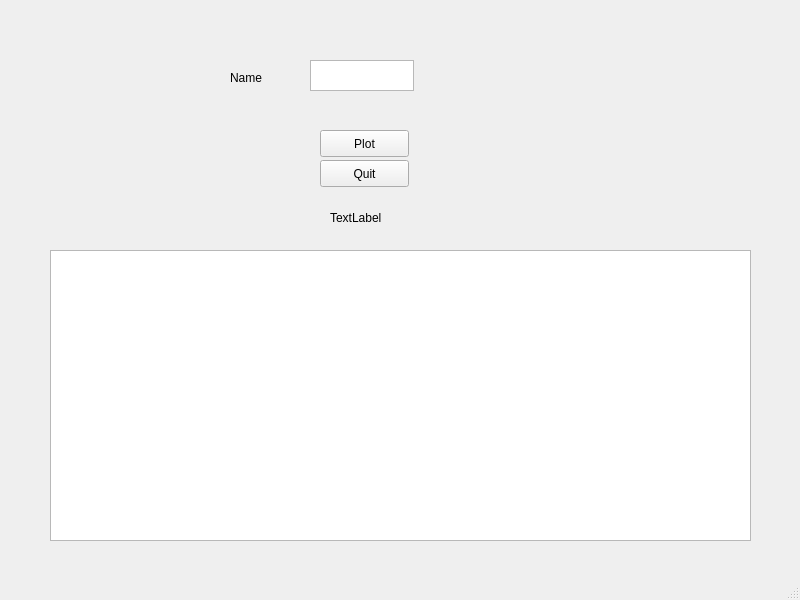
<?xml version="1.0" encoding="UTF-8"?>
<ui version="4.0">
 <class>MainWindow</class>
 <widget class="QMainWindow" name="MainWindow">
  <property name="geometry">
   <rect>
    <x>0</x>
    <y>0</y>
    <width>800</width>
    <height>600</height>
   </rect>
  </property>
  <property name="windowTitle">
   <string>MainWindow</string>
  </property>
  <widget class="QWidget" name="centralwidget">
   <widget class="QPushButton" name="QuitButton">
    <property name="geometry">
     <rect>
      <x>320</x>
      <y>160</y>
      <width>89</width>
      <height>27</height>
     </rect>
    </property>
    <property name="text">
     <string>Quit</string>
    </property>
   </widget>
   <widget class="QTextEdit" name="textEdit">
    <property name="geometry">
     <rect>
      <x>310</x>
      <y>60</y>
      <width>104</width>
      <height>31</height>
     </rect>
    </property>
   </widget>
   <widget class="QLabel" name="label">
    <property name="geometry">
     <rect>
      <x>230</x>
      <y>70</y>
      <width>55</width>
      <height>16</height>
     </rect>
    </property>
    <property name="text">
     <string>Name</string>
    </property>
   </widget>
   <widget class="QLabel" name="label_2">
    <property name="geometry">
     <rect>
      <x>330</x>
      <y>210</y>
      <width>55</width>
      <height>16</height>
     </rect>
    </property>
    <property name="text">
     <string>TextLabel</string>
    </property>
   </widget>
   <widget class="QGraphicsView" name="graphicsView">
    <property name="geometry">
     <rect>
      <x>50</x>
      <y>250</y>
      <width>701</width>
      <height>291</height>
     </rect>
    </property>
   </widget>
   <widget class="QPushButton" name="PlotButton">
    <property name="geometry">
     <rect>
      <x>320</x>
      <y>130</y>
      <width>89</width>
      <height>27</height>
     </rect>
    </property>
    <property name="text">
     <string>Plot</string>
    </property>
   </widget>
  </widget>
  <widget class="QMenuBar" name="menubar">
   <property name="geometry">
    <rect>
     <x>0</x>
     <y>0</y>
     <width>800</width>
     <height>25</height>
    </rect>
   </property>
  </widget>
  <widget class="QStatusBar" name="statusbar"/>
 </widget>
 <resources/>
 <connections/>
</ui>
